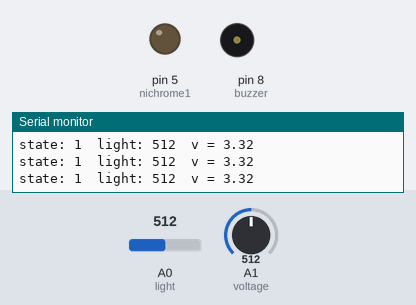
The sketch below on a simulated Arduino Uno, built with avr-gcc and run on an emulated ATmega328P. Parts: output pins drawn as LEDs (lit = HIGH), buzzer (waves = sounding, pin HIGH), the last lines printed to the serial monitor. The test bench sets the inputs (shaded band); at power-on: A0 (light) = 512, A1 (voltage) = 512.

Above: at 1.7 s.
1.8 s: A0 (light) set to 105
3.3 s: A0 (light) set to 92
At 5.55 s:
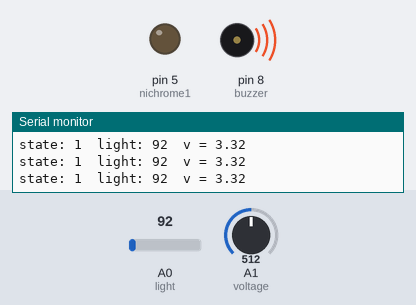
Timing chart, 0 to 12.3 s (numbered marks = the images above; inputs shaded):
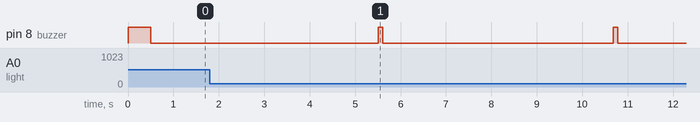

Measured:
- the behaviour switches between 100 and 99 on A0 (light) (found by bisection; images 0 and 1)
- by itself, pin 8 (buzzer): alternates HIGH for 0.10 s and LOW for 5.1 s

The sketch:

DAAPLineCutterV0.ino
```cpp
//Define the states
enum State {
  preliminary = 1,
  tube = 2,
  ejected = 3,
  disreefed1 = 4,
  disreefed2 = 5
};

State state = preliminary; //State variable

//nichrome pins
const int nichrome1 = 5;
const int nichrome2 = 9;

//buzzer pin
const int buzzer = 8;

//Sensor pins
const int voltage = A1;
const int light = A0;

const int lightThreashold = 200; //Anything above this value is considered to be outside of the tube, anything below it is inside the tube
unsigned long lastLightTime = 0; //Last time that it was light
unsigned long lastDarkTime = 0; //Last time it was dark
const int darkTriggerTime = 20000; //The continuous time interval for which it much be constantly dark in order for the board to decide it is in the tube.
const int lightTriggerTime = 2000; //The continuous time interval for which it must be constantly light in order for the board to decide it has been ejected.

//Keeping track of the beeps
unsigned long lastBeepTime = 0;
const int beepDelay = 5000;

const int disreef1Time = 12000; //Delay after ejection is detected before the first line is cut.
const int disreef2Time = 5000; //Delay after the first line is cut before the second line is cut.
const int cutDuration = 4000; //Time the nichrome turns on for.
const int nominalPower = 75; //desired pwm value (out of 255) when the battery is at 3.7V

unsigned long lastStateChangeTime = 0;

void cut(int pin);


void setup() {
  Serial.begin(9600);

  pinMode(nichrome1, OUTPUT);
  digitalWrite(nichrome1, 0);

  pinMode(nichrome1, OUTPUT);
  digitalWrite(nichrome1, 0);

  pinMode(buzzer, OUTPUT);
  digitalWrite(buzzer, 1);
  delay(500);
  digitalWrite(buzzer, 0);

  // Start the timers
  lastLightTime = millis();
  lastBeepTime = millis();
  lastStateChangeTime = millis();


}

void loop() {
  //Read Sensors
  int l = analogRead(light);
  float v = analogRead(voltage)*0.003247*2;

  //Print info
  Serial.print("state: ");
  Serial.print(state);
  Serial.print("\tlight: ");
  Serial.print(l);
  Serial.print("\tv = ");
  Serial.println(v);


  //Keep track of whether it is dark or light and for how long
  if(l > lightThreashold)
    lastLightTime = millis();

  if(l < lightThreashold)
    lastDarkTime = millis();


  //Do the beeping
  if(millis() - lastBeepTime > beepDelay){
    for(int i = 0; i < state; i++){
      digitalWrite(buzzer,1);
      delay(100);
      digitalWrite(buzzer,0);
      delay(50);
    }
    lastBeepTime = millis();
  }

  //Perform State-specific stuff.
  switch(state){

    case preliminary:
      if(millis() - lastLightTime > darkTriggerTime){
        state = tube;
        lastStateChangeTime = millis();
      }
    break;

    case tube:
      if(millis() - lastDarkTime > lightTriggerTime){
        state = ejected;
        lastStateChangeTime = millis();
      }
    break;

    case ejected:
      if(millis() - (lastStateChangeTime) > disreef1Time){
        cut(nichrome1, v);
        lastStateChangeTime = millis();
        state = disreefed1;
      }
    break;

    case disreefed1:
      if(millis() - lastStateChangeTime > disreef2Time){
        cut(nichrome2, v);
        lastStateChangeTime = millis();
        state = disreefed2;
      }
    break;
  }
}

void cut(int pin, int v){
  analogWrite(pin, (3.7*nominalPower/v));
  delay(cutDuration);
  analogWrite(pin, 0);
}
```
